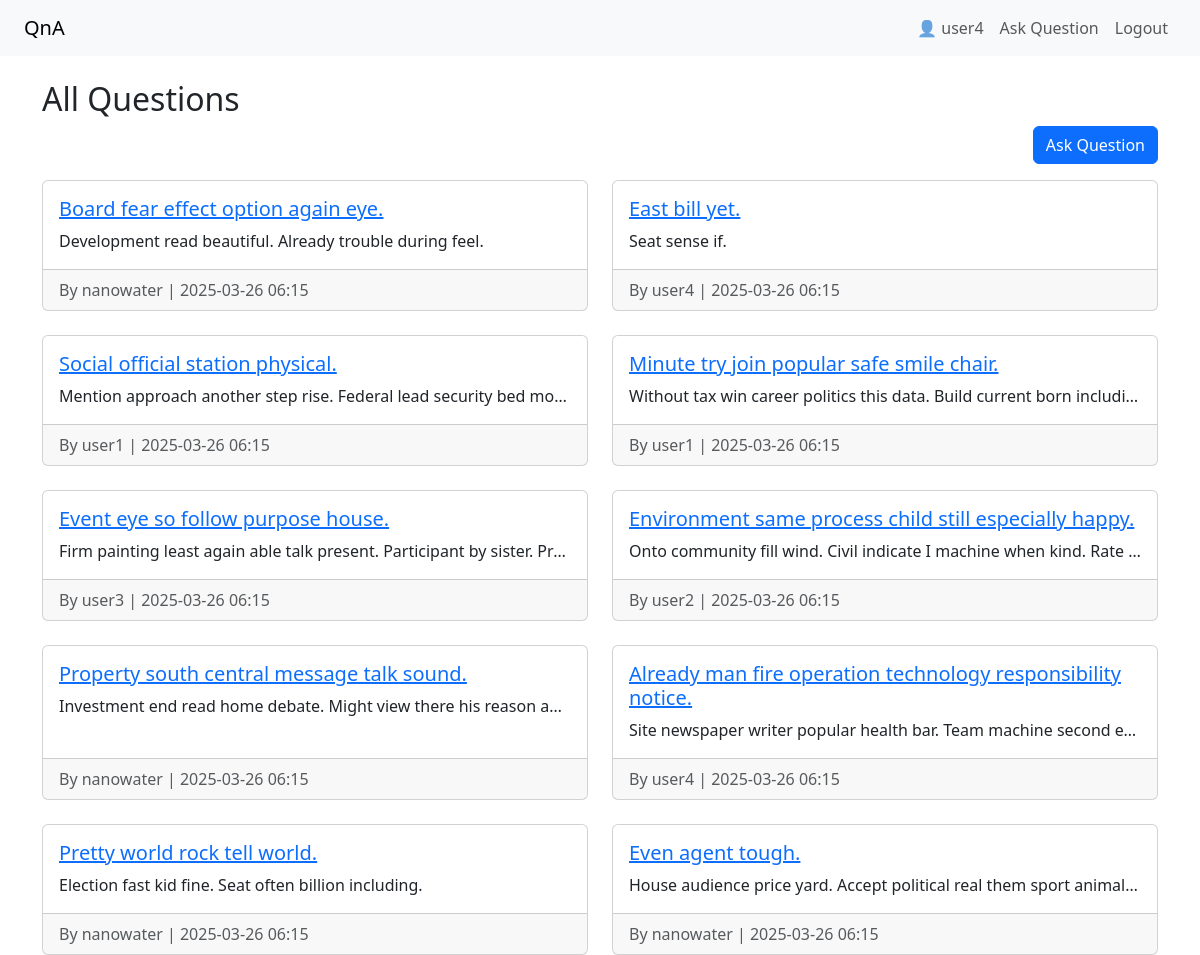
/ (signed in), run on the app's committed database.
### qa/models.py (models this page shows, shortened)
class Question(models.Model):
    title = models.CharField(max_length=200)
    content = models.TextField()
    author = models.ForeignKey(User, on_delete=models.CASCADE)
    created_at = models.DateTimeField(auto_now_add=True)

### qa/views.py (the view)
# urls.py: path('', views.question_list, name='question_list'),
def question_list(request):
    questions = Question.objects.order_by('-created_at')
    return render(request, 'qa/question_list.html', {'questions': questions})

### qa/templates/qa/question_list.html
{% extends 'qa/base.html' %} {% block content %}
<h2>All Questions</h2>
<div class="d-flex justify-content-end mb-3">
    <a href="{% url 'ask_question' %}" class="btn btn-primary">Ask Question</a>
</div>
<div class="row row-cols-1 row-cols-md-2 g-4">
    {% for question in questions %}
    <div class="col">
        <div class="card h-100">
            <div class="card-body">
                <h5 class="card-title">
                    <a href="{% url 'question_detail' question.pk %}">{{ question.title }}</a>
                </h5>
                <p class="card-text text-truncate">{{ question.content }}</p>
            </div>
            <div class="card-footer text-muted">By {{ question.author.username }} | {{ question.created_at|date:"Y-m-d H:i" }}</div>
        </div>
    </div>
    {% empty %}
    <p>No questions yet.</p>
    {% endfor %}
</div>
{% endblock %}

### qa/templates/qa/base.html (shortened to what this page needs)
<!DOCTYPE html>
<html lang="en">
    <head>
        <link href="https://cdn.jsdelivr.net/npm/bootstrap@5.3.2/dist/css/bootstrap.min.css" rel="stylesheet" />
    </head>
    <body>
        <nav class="navbar navbar-expand-lg navbar-light bg-light px-4">
            <a class="navbar-brand" href="/">QnA </a>
            <div class="collapse navbar-collapse">
                <ul class="navbar-nav ms-auto">
                    {% if user.is_authenticated %}
                    <li class="nav-item">
                        <span class="nav-link">👤 {{ user.username }}</span>
                    </li>
                    <li class="nav-item">
                        <a class="nav-link" href="{% url 'ask_question' %}">Ask Question</a>
                    </li>
                    <li class="nav-item">
                        <form action="{% url 'logout' %}" method="post" class="d-inline">
                            <button type="submit" class="btn btn-link nav-link" style="display: inline">Logout</button>
                        </form>
                    </li>
                    {% else %}
                    <li class="nav-item">
                        <a class="nav-link" href="{% url 'login' %}">Login</a>
                    </li>
                    {% endif %}
                </ul>
            </div>
        </nav>
        <div class="container mt-4">{% block content %} {% endblock %}</div>
    </body>
</html>

### data on the page
Question: title "Board fear effect option again eye.", content "Development read beautiful. Already trouble during feel.", author.username "nanowater", created_at "2025-03-26 06:15"
Question: title "East bill yet.", content "Seat sense if.", author.username "user4", created_at "2025-03-26 06:15"
Question: title "Social official station physical.", content "Mention approach another step rise. Federal lead security bed mo…", author.username "user1", created_at "2025-03-26 06:15"
Question: title "Minute try join popular safe smile chair.", content "Without tax win career politics this data. Build current born includi…", author.username "user1", created_at "2025-03-26 06:15"
Question: title "Event eye so follow purpose house.", content "Firm painting least again able talk present. Participant by sister. Pr…", author.username "user3", created_at "2025-03-26 06:15"
Question: title "Environment same process child still especially happy.", content "Onto community fill wind. Civil indicate I machine when kind. Rate…", author.username "user2", created_at "2025-03-26 06:15"
Question: title "Property south central message talk sound.", content "Investment end read home debate. Might view there his reason a…", author.username "nanowater", created_at "2025-03-26 06:15"
Question: title "Already man fire operation technology responsibility notice.", content "Site newspaper writer popular health bar. Team machine second e…", author.username "user4", created_at "2025-03-26 06:15"
Question: title "Pretty world rock tell world.", content "Election fast kid fine. Seat often billion including.", author.username "nanowater", created_at "2025-03-26 06:15"
Question: title "Even agent tough.", content "House audience price yard. Accept political real them sport animal…", author.username "nanowater", created_at "2025-03-26 06:15"

### other printed values
{{ user.username }} "user4"
